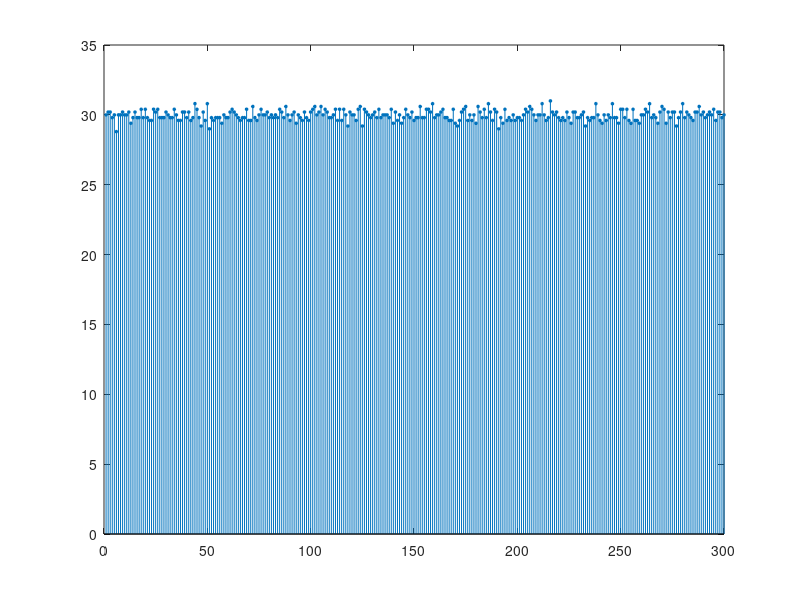

Source code (MATLAB): (Note: this script raises an error after producing the figure.)
% Script    question_two_Mean_v_SNR
% Purpose  	Calculate the Mean vs. SNR across 300 MC trials
%               for a Uniform Linear Array
% Notes     (1) Number on Antennas: 4
%           (2) Number of Snapshots: 200
%           (3) Source Location: 30 deg
%           (4) SNR: 0 -> 30dB counting by 5dB
% Author    2026 DoA Team
% Date     	10/6/2025

clc; clear; close all;

M = 4;                   % Number of array elements
d = 0.5;                 % Element spacing (in wavelengths)
theta_true = 30;         % True signal direction (DOA) in degrees
n_snapshots = 200;       % Number of temporal samples per trial
SNR_dB = 0:5:30;         % Range of SNR values to test (dB)
n_trials = 300;          % Number of Monte Carlo trials per SNR
c = 3e8; f = 2.4e9;      % Speed of light and operating frequency
lambda = c/f;            % Wavelength (m)
k = 2*pi/lambda;         % Wave number (rad/m)
delta = d*lambda;        % Element spacing in meters

mean_est = zeros(size(SNR_dB));     % Estimation vector for mean DOA vs. SNR

for s = 1:length(SNR_dB)
    est_DOAs = zeros(1, n_trials);  % Store estimated DOAs for each trial
    
    for mc = 1:n_trials
        a = exp(-1j*k*(0:M-1)'*delta*sind(theta_true));                                         % Steering vector for true DOA
        s_sig = randn(1, n_snapshots) + 1j*randn(1, n_snapshots);                               % Generate random complex source signal
        x = a*s_sig;                                                                            % Signal received across array elements
        noise = (randn(M, n_snapshots) + 1j*randn(M, n_snapshots))/sqrt(2)*10^(-SNR_dB(s)/20);  % Complex Gaussian noise scaled by SNR
        X = x + noise;                                                                          % Noisy received signal matrix
        
        Rxx = (X*X')/n_snapshots;               % Sample covariance matrix of received data
        [Evec, Eval] = eig(Rxx);                % Eigen-decomposition of covariance matrix
        [~, idx] = sort(diag(Eval), 'descend'); % Sort eigenvalues in descending order
        Evec = Evec(:, idx);                    % Sort eigenvectors accordingly
        En = Evec(:, 2:end);                    % Extract noise subspace (for 1 source)

        theta_scan = -90:0.2:90;                % Angle search grid (degrees)
        Pmusic = zeros(size(theta_scan));       % Initialize MUSIC spectrum
        for t = 1:length(theta_scan)
            a_scan = exp(-1j*k*(0:M-1)'*delta*sind(theta_scan(t)));      % Steering vector for scan angle
            Pmusic(t) = 1 / abs(a_scan'*(En*En')*a_scan);                % MUSIC pseudo-spectrum value
        end
        
        [~, idx_peak] = max(Pmusic);            % Find peak index in MUSIC spectrum
        est_DOAs(mc) = theta_scan(idx_peak);    % Store estimated DOA for this trial
    end
    
    mean_est(s) = mean(est_DOAs);               % Compute mean DOA estimate for this SNR
    
%==================== Plotting ==============================
    figure;
    stem(1:n_trials, est_DOAs, 'filled', 'MarkerSize', 2);  % Plot DOA estimates per trial
    hold on;
    yline(theta_true, 'r', 'LineWidth', 2);                 % True DOA reference line
    hold off;
    title(sprintf('MUSIC DOA Estimates at %d dB SNR', SNR_dB(s)));
    xlabel('Monte Carlo Trial');
    ylabel('Estimated DOA (°)');
    grid on;
    ylim([25 35]);                                          % Focus on 25°–35° range
    
    fprintf('SNR = %2d dB --> Mean = %.2f°\n', ...
            SNR_dB(s), mean(est_DOAs));
end

figure;
plot(SNR_dB, mean_est, 'o-', 'LineWidth', 2);               % Plot mean DOA vs. SNR
hold on;
yline(theta_true, 'r--', 'LineWidth', 1.5);                 % True DOA reference line
xlabel('SNR (dB)');
ylabel('Mean Estimated DOA (°)');
title('MUSIC DOA Mean Estimation vs SNR');
grid on;

